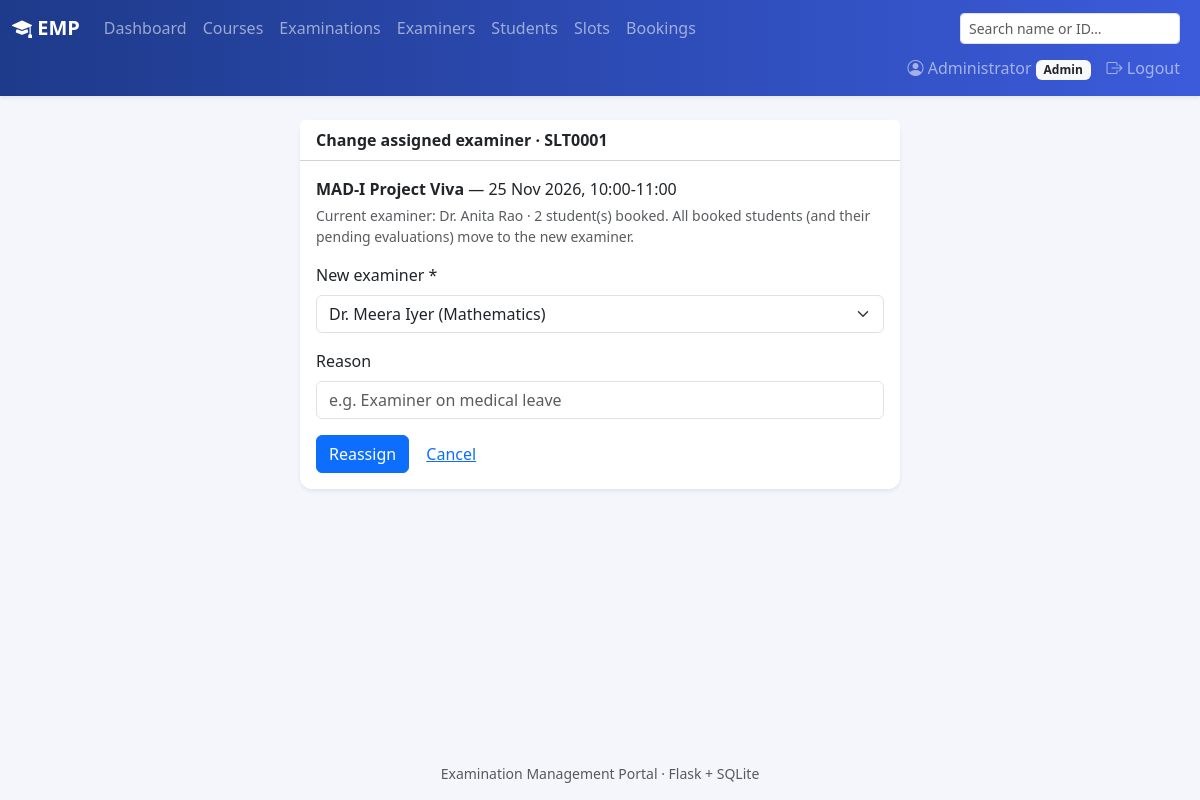
Screenshot of /admin/slots/1/examiner (signed in) with the database file from the repository.
### models.py (models this page shows, shortened)
class User(UserMixin, db.Model):
    id = db.Column(db.Integer, primary_key=True)
    role = db.Column(db.String(20), nullable=False)
    name = db.Column(db.String(120), nullable=False)
    email = db.Column(db.String(120), unique=True, nullable=False)
    password_hash = db.Column(db.String(256), nullable=False)
    phone = db.Column(db.String(20))
    department = db.Column(db.String(120))
    designation = db.Column(db.String(120))
    roll_no = db.Column(db.String(40), unique=True)
    program = db.Column(db.String(120))
    status = db.Column(db.String(20), nullable=False, default="Active")
    created_at = db.Column(db.DateTime, default=datetime.now)
    slots = db.relationship("Slot", back_populates="examiner", foreign_keys="Slot.examiner_id")
    bookings = db.relationship("Booking", back_populates="student", foreign_keys="Booking.student_id")
    assigned_exams = db.relationship("Exam", secondary=exam_examiners, back_populates="examiners")

class Slot(db.Model):
    id = db.Column(db.Integer, primary_key=True)
    exam_id = db.Column(db.Integer, db.ForeignKey("exam.id"), nullable=False)
    examiner_id = db.Column(db.Integer, db.ForeignKey("user.id"), nullable=False)
    date = db.Column(db.Date, nullable=False)
    start_time = db.Column(db.Time, nullable=False)
    end_time = db.Column(db.Time, nullable=False)
    venue = db.Column(db.String(150))
    capacity = db.Column(db.Integer, nullable=False)
    available_seats = db.Column(db.Integer, nullable=False)
    status = db.Column(db.String(20), nullable=False, default="Available")
    created_at = db.Column(db.DateTime, default=datetime.now)
    exam = db.relationship("Exam", back_populates="slots")
    examiner = db.relationship("User", back_populates="slots", foreign_keys=[examiner_id])
    bookings = db.relationship("Booking", back_populates="slot")
    @property
    def code(self):
        return f"SLT{self.id:04d}"
    @property
    def active_bookings(self):
        return [b for b in self.bookings if b.status in ("Booked", "Completed")]
    @property
    def label(self):
        return f"{self.date:%d %b %Y}, {self.start_time:%H:%M}-{self.end_time:%H:%M}"

class Exam(db.Model):
    id = db.Column(db.Integer, primary_key=True)
    course_id = db.Column(db.Integer, db.ForeignKey("course.id"), nullable=False)
    name = db.Column(db.String(150), nullable=False)
    exam_type = db.Column(db.String(30), nullable=False)
    description = db.Column(db.Text)
    duration = db.Column(db.Integer, nullable=False)
    max_marks = db.Column(db.Float, nullable=False)
    pass_marks = db.Column(db.Float)
    slot_creation_start = db.Column(db.Date)
    slot_creation_end = db.Column(db.Date)
    booking_start = db.Column(db.Date)
    booking_end = db.Column(db.Date)
    status = db.Column(db.String(20), nullable=False, default="Draft")
    results_published = db.Column(db.Boolean, default=False)
    created_at = db.Column(db.DateTime, default=datetime.now)
    course = db.relationship("Course", back_populates="exams")
    rubrics = db.relationship("Rubric", back_populates="exam", cascade="all, delete-orphan")
    slots = db.relationship("Slot", back_populates="exam", cascade="all, delete-orphan")
    examiners = db.relationship("User", secondary=exam_examiners, back_populates="assigned_exams")

### routes/admin.py (the view, shortened to what this page needs)
@bp.route("/slots/<int:sid>/examiner", methods=["GET", "POST"])
@role_required("admin")
def slot_change_examiner(sid):
    slot = Slot.query.get_or_404(sid)
    examiners = User.query.filter(User.role == "examiner", User.status == "Active",
                                  User.id != slot.examiner_id).order_by(User.name).all()
    return render_template("admin/slot_examiner.html", slot=slot, examiners=examiners)

### routes/utils.py (called while the page is built)
def role_required(role):
    def decorator(view):
        @wraps(view)
        @login_required
        def wrapped(*args, **kwargs):
            if current_user.role != role:
                abort(403)
            if current_user.status == "Pending":
                return redirect(url_for("auth.pending"))
            if current_user.status != "Active":
                flash("Your account is inactive. Contact the administrator.", "danger")
                return redirect(url_for("auth.logout"))
            return view(*args, **kwargs)
        return wrapped
    return decorator

### templates/admin/slot_examiner.html (shortened to what this page needs)
{% extends "base.html" %}
{% block content %}
<div class="card shadow-sm border-0 mx-auto" style="max-width:600px">
  <div class="card-header">Change assigned examiner · {{ slot.code }}</div>
  <div class="card-body">
    <p class="mb-1"><strong>{{ slot.exam.name }}</strong> — {{ slot.label }}</p>
    <p class="text-muted small">Current examiner: {{ slot.examiner.name }} · {{ slot.active_bookings|length }} student(s) booked.
      All booked students (and their pending evaluations) move to the new examiner.</p>
    <form method="post">
      <label class="form-label">New examiner *</label>
      <select name="examiner_id" class="form-select mb-3" required>
        {% for u in examiners %}<option value="{{ u.id }}">{{ u.name }} ({{ u.department or '—' }})</option>{% endfor %}
      </select>
      <label class="form-label">Reason</label>
      <input name="reason" class="form-control mb-3" placeholder="e.g. Examiner on medical leave">
      <button class="btn btn-primary">Reassign</button>
      <a href="{{ url_for('admin.slots') }}" class="btn btn-link">Cancel</a>
    </form>
  </div>
</div>
{% endblock %}

### templates/base.html (shortened to what this page needs)
<!doctype html>
<html lang="en">
<head>
  <link href="https://cdn.jsdelivr.net/npm/bootstrap@5.3.3/dist/css/bootstrap.min.css" rel="stylesheet">
  <link href="https://cdn.jsdelivr.net/npm/bootstrap-icons@1.11.3/font/bootstrap-icons.min.css" rel="stylesheet">
  <link href="{{ url_for('static', filename='style.css') }}" rel="stylesheet">
</head>
<body>
<nav class="navbar navbar-expand navbar-dark bg-emp shadow-sm">
  <div class="container-fluid flex-wrap">
    <a class="navbar-brand fw-semibold" href="{{ url_for('index') }}"><i class="bi bi-mortarboard-fill"></i> EMP</a>
    {% if current_user.is_authenticated and current_user.status == 'Active' %}
    <ul class="navbar-nav flex-wrap me-auto">
      {% if current_user.role == 'admin' %}
        {% set links = [('admin.dashboard','Dashboard'),('admin.courses','Courses'),('admin.exams','Examinations'),
                        ('admin.examiners','Examiners'),('admin.students','Students'),('admin.slots','Slots'),
                        ('admin.bookings','Bookings')] %}
      {% elif current_user.role == 'examiner' %}
        {% set links = [('examiner.dashboard','Dashboard'),('examiner.exams','My Examinations'),
                        ('examiner.slots','My Slots'),('examiner.evaluations','Evaluations')] %}
      {% else %}
        {% set links = [('student.dashboard','Dashboard'),('student.exams','Examinations'),
                        ('student.bookings','My Bookings'),('student.results','Results')] %}
      {% endif %}
      {% for ep, label in links %}
        <li class="nav-item"><a class="nav-link {% if request.endpoint == ep %}active{% endif %}" href="{{ url_for(ep) }}">{{ label }}</a></li>
      {% endfor %}
    </ul>
    {% if current_user.role == 'admin' %}
    <form class="d-flex me-2 my-1" action="{{ url_for('admin.search') }}">
      <input class="form-control form-control-sm" name="q" placeholder="Search name or ID…" value="{{ request.args.get('q','') }}">
    </form>
    {% endif %}
    {% endif %}
    {% if current_user.is_authenticated %}
    <ul class="navbar-nav ms-auto">
      <li class="nav-item"><a class="nav-link" href="{{ url_for('auth.profile') }}"><i class="bi bi-person-circle"></i> {{ current_user.name }} <span class="badge bg-light text-dark text-capitalize">{{ current_user.role }}</span></a></li>
      <li class="nav-item"><a class="nav-link" href="{{ url_for('auth.logout') }}"><i class="bi bi-box-arrow-right"></i> Logout</a></li>
    </ul>
    {% endif %}
  </div>
</nav>
<main class="container py-4">
  {% block content %}{% endblock %}
</main>
<footer class="text-center text-muted small py-3">Examination Management Portal · Flask + SQLite</footer>
</body>
</html>

### static/style.css (style rules this page uses)
body { background: #f4f6fb; min-height: 100vh; display: flex; flex-direction: column; }
main { flex: 1; }
.bg-emp { background: linear-gradient(90deg, #1e3a8a, #3b5bdb); }
.card { border-radius: .75rem; }
.card-header { background: #fff; font-weight: 600; }

### rows the page displays
User: name "Administrator", role "Admin"
Slot: code "SLT0001", label "25 Nov 2026, 10:00-11:00"
Exam: exam.name "MAD-I Project Viva"
User: examiner.name "Dr. Anita Rao"

### other values shown
{{ label }} "Dashboard" "Courses" "Examinations" "Examiners" "Students" "Slots" "Bookings"
{{ slot.active_bookings|length }} "2"
form field examiner_id "Dr. Meera Iyer (Mathematics)"
